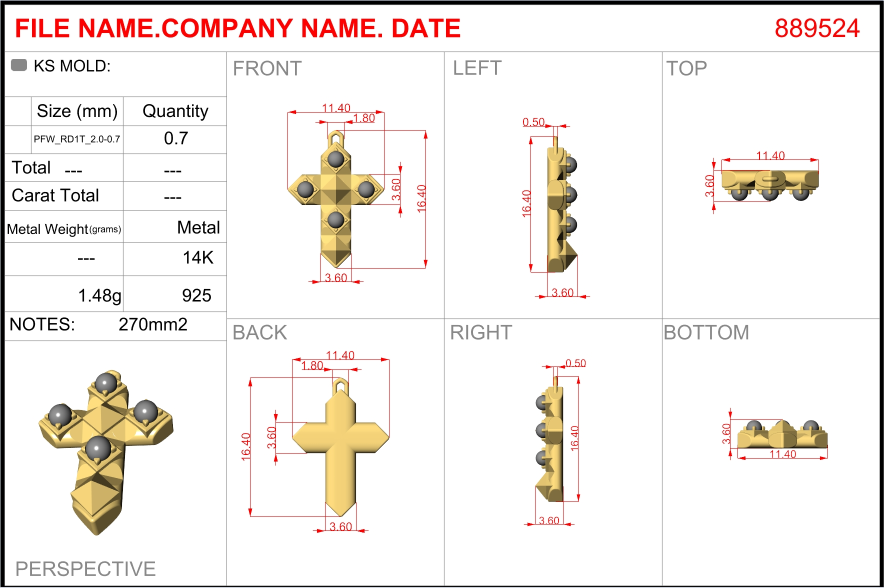
#> input picture Scale 3D/KS/889524-A.jpg, 1767 x 1176 px (shown at 1/2 size)
$ python -i dimension_crop.py   (imports and definitions only)
#> lines starting #> are read from the running program, lines starting #| are printed output that depends on the picture; after the words box and inside, x2 and y2 are one past the last pixel; in counts of white or black regions, pixels touching at a corner belong together
### jewelry_front_detector/logger_utils.py
"""
logger_utils.py
Tiện ích logging cho toàn bộ dự án.
"""

import logging
import sys
from pathlib import Path
from datetime import datetime
from config import LOGS_DIR, DEBUG_MODE


def get_logger(name: str = "jewelry_detector") -> logging.Logger:
    """
    Tạo hoặc lấy logger đã cấu hình.
    - Ghi ra file Debug/<name>_YYYY-MM-DD.log (tap trung Debug folder)
    - Ghi ra console
    """
    logger = logging.getLogger(name)

    # Tránh thêm handler trùng nếu logger đã tồn tại
    if logger.handlers:
        return logger

    logger.setLevel(logging.DEBUG if DEBUG_MODE else logging.INFO)

    # ---- File handler — ten file: <tool>_YYYY-MM-DD.log ----
    log_file = LOGS_DIR / f"{name}_{datetime.now().strftime('%Y-%m-%d')}.log"
    file_handler = logging.FileHandler(log_file, encoding="utf-8")
    file_handler.setLevel(logging.DEBUG)
    file_fmt = logging.Formatter(
        "%(asctime)s | %(levelname)-8s | %(name)s | %(message)s",
        datefmt="%Y-%m-%d %H:%M:%S",
    )
    file_handler.setFormatter(file_fmt)

    # ---- Console handler ----
    if hasattr(sys.stdout, "reconfigure"):
        try:
            sys.stdout.reconfigure(encoding="utf-8", errors="replace")
        except Exception:
            pass

    console_handler = logging.StreamHandler(sys.stdout)
    console_handler.setLevel(logging.INFO)
    console_fmt = logging.Formatter(
        "%(asctime)s | %(levelname)-8s | %(message)s",
        datefmt="%H:%M:%S",
    )
    console_handler.setFormatter(console_fmt)

    logger.addHandler(file_handler)
    logger.addHandler(console_handler)

    return logger


# [17 lines left out: functions log_separator, log_dict, not called in this run]

### jewelry_front_detector/dimension_crop.py
"""
dimension_crop.py  (STANDALONE - chua gan vao pipeline)

Muc dich:
    Cho 1 anh ban ve trang suc + 1 gia tri kich thuoc cu the (vd "6.5"),
    tool se:
      1. Nho LM Studio Vision AI tim dung duong kich thuoc do
         (so + mui ten + doan ma no do).
      2. Crop VUNG VAT THE ma kich thuoc do dang do (object_segment_bbox),
         khong phai ca vat the.
      3. Luu anh crop + anh annotated de kiem tra bang mat.

Cach dung:
    python dimension_crop.py <duong_dan_anh> <gia_tri_kich_thuoc> [tuy chon]

Vi du:
    python dimension_crop.py output/889524-A.jpg 6.5
    python dimension_crop.py output/889524-A.jpg 11.40 --view FRONT --pad 12

Yeu cau: LM Studio dang chay + da load 1 model vision (vd qwen3-vl).
"""

import argparse
import json
import sys
from pathlib import Path
from typing import Optional, Tuple

import cv2
import numpy as np
import requests

import bbox_utils as bu
from config import LMSTUDIO_BASE_URL, REQUEST_TIMEOUT
from image_processor import load_cv2_image, save_cv2_image, read_image_size
from lmstudio_client import (
    encode_image_to_base64_url,
    extract_json_safe,
    get_loaded_models,
)
from logger_utils import get_logger

logger = get_logger("dimension_crop")
#> further down, picture is the input picture: shape (1176, 1767, 3); mean B, G, R 234.6, 238.1, 242.4

OUTPUT_DIR = Path(__file__).parent / "output" / ".preview"


# =============================================================================
# PROMPT CHUYEN BIET
# =============================================================================

# [109 lines left out: functions build_prompt, query_dimension, _gold_object_mask, not called in this run]


def _red_mask(img_bgr: np.ndarray) -> np.ndarray:
    """Mask cac net do (duong kich thuoc, mui ten, so do)."""
    hsv = cv2.cvtColor(img_bgr, cv2.COLOR_BGR2HSV)
#> hsv: shape (1176, 1767, 3); mean H, S, V 3.9, 10.8, 242.5
    r1 = cv2.inRange(hsv, (0, 70, 50), (10, 255, 255))
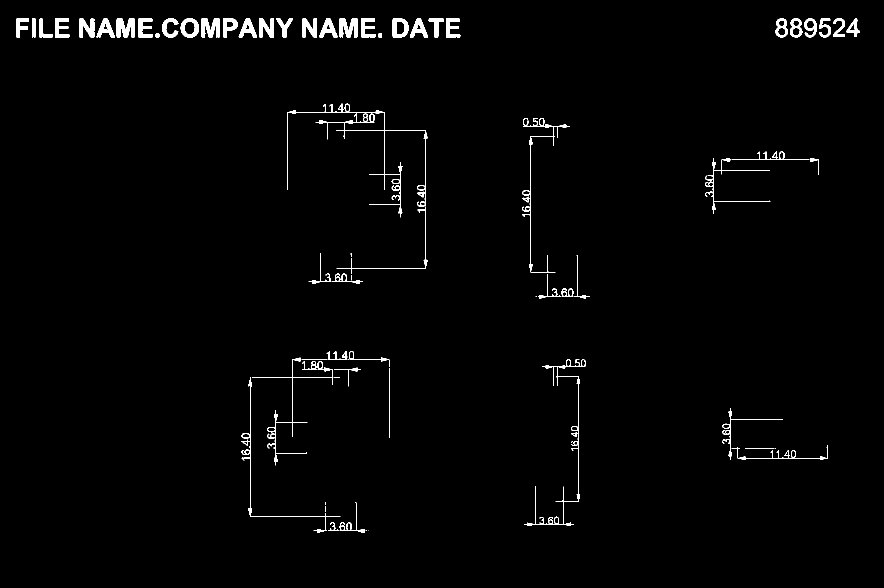
#> r1: shape (1176, 1767) (shown at 1/2 size); 1.5% white; 68 white regions (12 under 20 px), largest, box (x1, y1, x2, y2) and area: (575, 207, 855, 435) 2617, (1048, 718, 1172, 1052) 1662, (1044, 236, 1140, 546) 1338
    r2 = cv2.inRange(hsv, (170, 70, 50), (180, 255, 255))
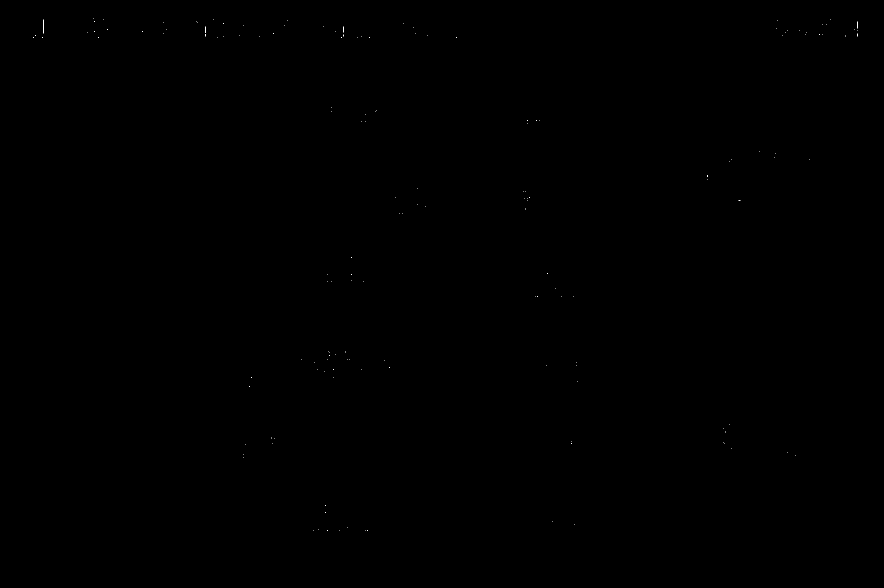
#> r2: shape (1176, 1767) (shown at 1/2 size); 0.01% white in thin lines or dots, all inside (x1, y1, x2, y2) = (66, 37, 1715, 1062)
    return cv2.bitwise_or(r1, r2)
#> returned value: shape (1176, 1767); 1.5% white; 41 white regions (3 under 20 px), largest, box (x1, y1, x2, y2) and area: (483, 702, 779, 1066) 3642, (575, 207, 855, 568) 3590, (1044, 236, 1180, 598) 1937


# [492 lines left out: functions measure_red_span, refine_with_measured_span, _grow_object_run, refine_segment_with_object, _tighten_to_gold, _arrow_usable and 8 more, not called in this run]


# [2 lines not run here, left out]

>>> import cv2
>>> picture = cv2.imread('../Scale 3D/KS/889524-A.jpg')
>>> result = _red_mask(picture)

$ run again, on Scale 3D/KS/889060 A.jpg
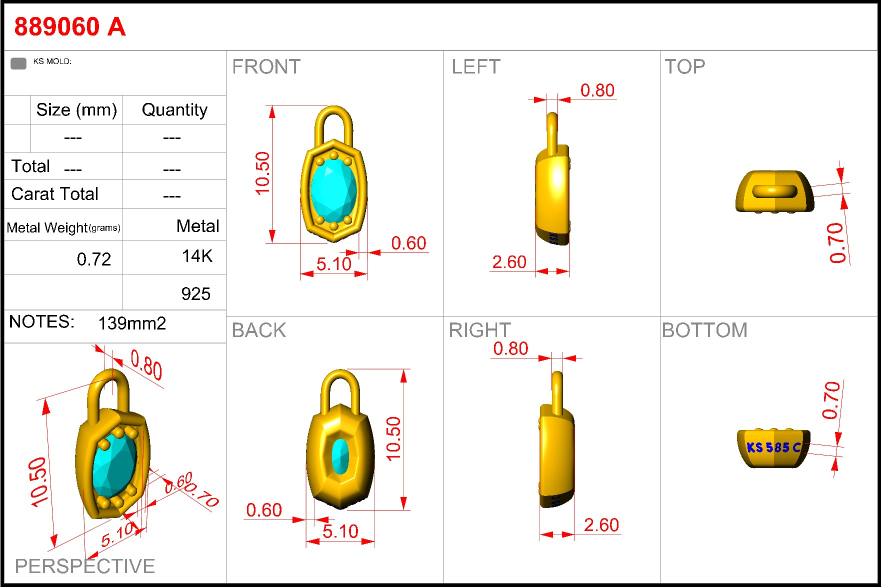
#> input picture Scale 3D/KS/889060 A.jpg, 1765 x 1176 px (shown at 1/2 size)
#> picture is the input picture: shape (1176, 1765, 3); mean B, G, R 229.7, 237.3, 240.2
#> hsv: shape (1176, 1765, 3); mean H, S, V 9.2, 19.1, 242.2
#> in _red_mask, `r1 = cv2.inRange(hsv, (0, 70, 50), (10, 255, 255))`:
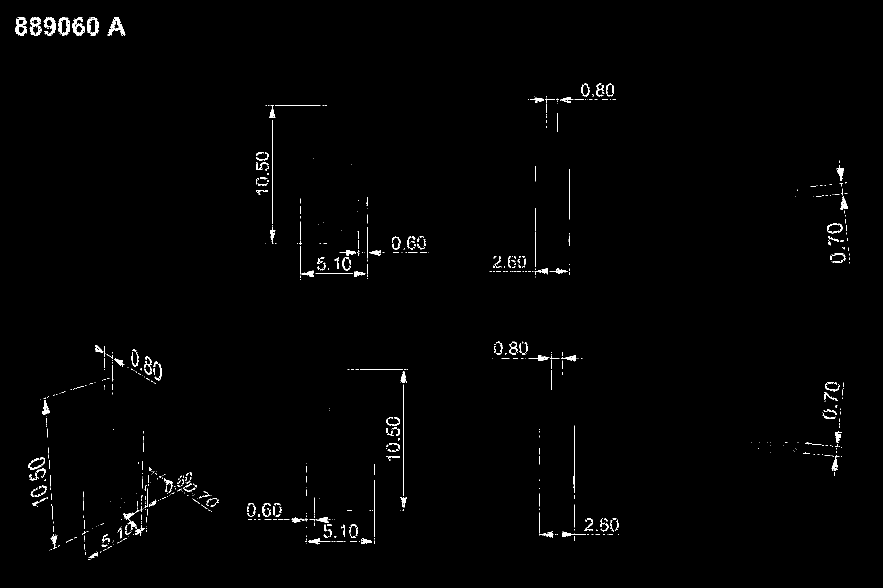
#> r1: shape (1176, 1765) (shown at 1/2 size); 0.97% white; 679 white regions (490 under 20 px), largest, box (x1, y1, x2, y2) and area: (215, 34, 251, 71) 507, (30, 34, 54, 71) 468, (116, 34, 140, 71) 459
#> r2: shape (1176, 1765); 0.32% white in thin lines or dots, all inside (x1, y1, x2, y2) = (31, 34, 1701, 1119)
#> in _red_mask, `return cv2.bitwise_or(r1, r2)`:
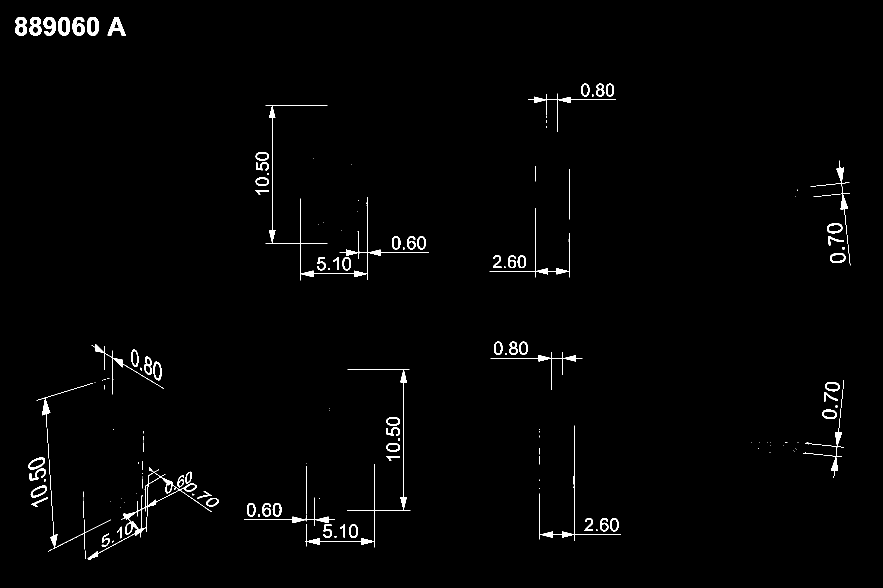
#> returned value: shape (1176, 1765) (shown at 1/2 size); 1.3% white; 175 white regions (84 under 20 px), largest, box (x1, y1, x2, y2) and area: (531, 210, 858, 561) 2103, (175, 934, 424, 1119) 1969, (611, 738, 821, 1095) 1596

$ run again, on Scale 3D/KS/DF27.COMP017.12_DI_07072026.jpg
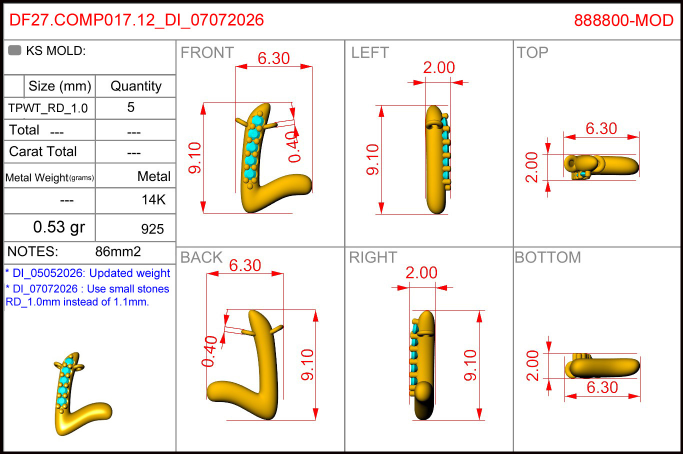
#> input picture Scale 3D/KS/DF27.COMP017.12_DI_07072026.jpg, 1365 x 907 px (shown at 1/2 size)
#> picture is the input picture: shape (907, 1365, 3); mean B, G, R 228.9, 234.1, 239
#> hsv: shape (907, 1365, 3); mean H, S, V 14.8, 21.8, 240.9
#> in _red_mask, `r1 = cv2.inRange(hsv, (0, 70, 50), (10, 255, 255))`:
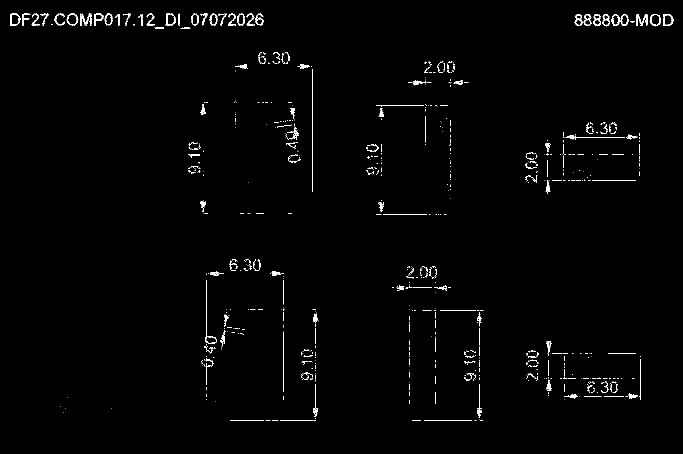
#> r1: shape (907, 1365) (shown at 1/2 size); 1.2% white in thin lines or dots, all inside (x1, y1, x2, y2) = (20, 27, 1347, 841)
#> r2: shape (907, 1365); 0.68% white in thin lines or dots, all inside (x1, y1, x2, y2) = (21, 27, 1347, 841)
#> in _red_mask, `return cv2.bitwise_or(r1, r2)`:
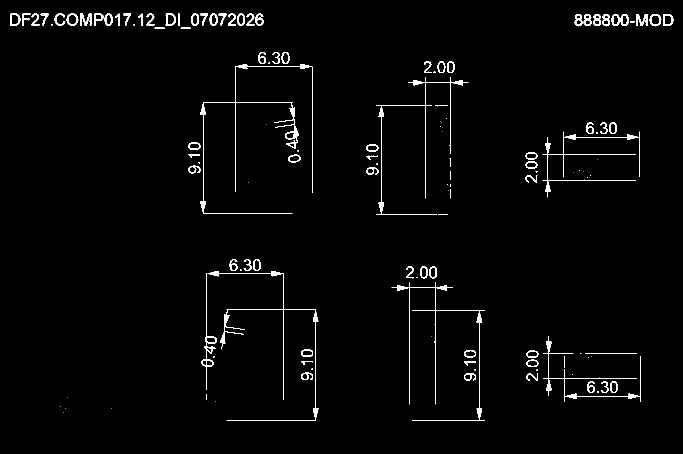
#> returned value: shape (907, 1365) (shown at 1/2 size); 1.8% white; 134 white regions (48 under 20 px), largest, box (x1, y1, x2, y2) and area: (400, 128, 625, 427) 2450, (416, 542, 637, 841) 1925, (783, 564, 970, 841) 1639

$ run again, on Scale 3D/KS/889060 A_back_object.png
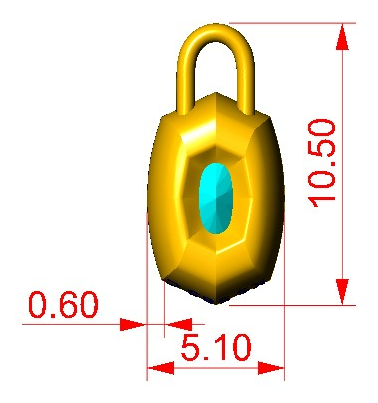
#> input picture Scale 3D/KS/889060 A_back_object.png, 378 x 403 px
#> picture is the input picture: shape (403, 378, 3); mean B, G, R 207.5, 229.5, 238.1
#> hsv: shape (403, 378, 3); mean H, S, V 20.3, 49.2, 240.9
#> in _red_mask, `r1 = cv2.inRange(hsv, (0, 70, 50), (10, 255, 255))`:
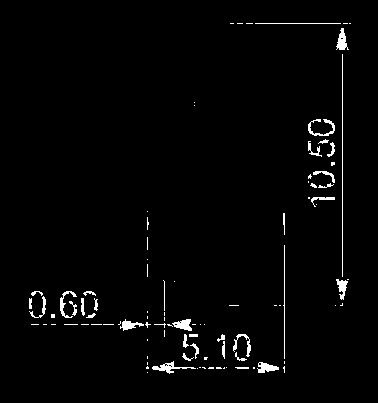
#> r1: shape (403, 378); 2% white; 97 white regions (60 under 20 px), largest, box (x1, y1, x2, y2) and area: (342, 54, 343, 277) 223, (152, 361, 196, 374) 172, (308, 119, 335, 136) 153
#> r2: shape (403, 378); 0.7% white in thin lines or dots, all inside (x1, y1, x2, y2) = (23, 23, 356, 380)
#> in _red_mask, `return cv2.bitwise_or(r1, r2)`:
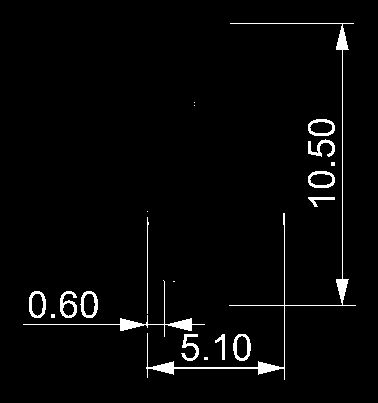
#> returned value: shape (403, 378); 2.7% white; 20 white regions (7 under 20 px), largest, box (x1, y1, x2, y2) and area: (146, 23, 356, 380) 1596, (23, 280, 205, 337) 565, (60, 291, 77, 318) 214
